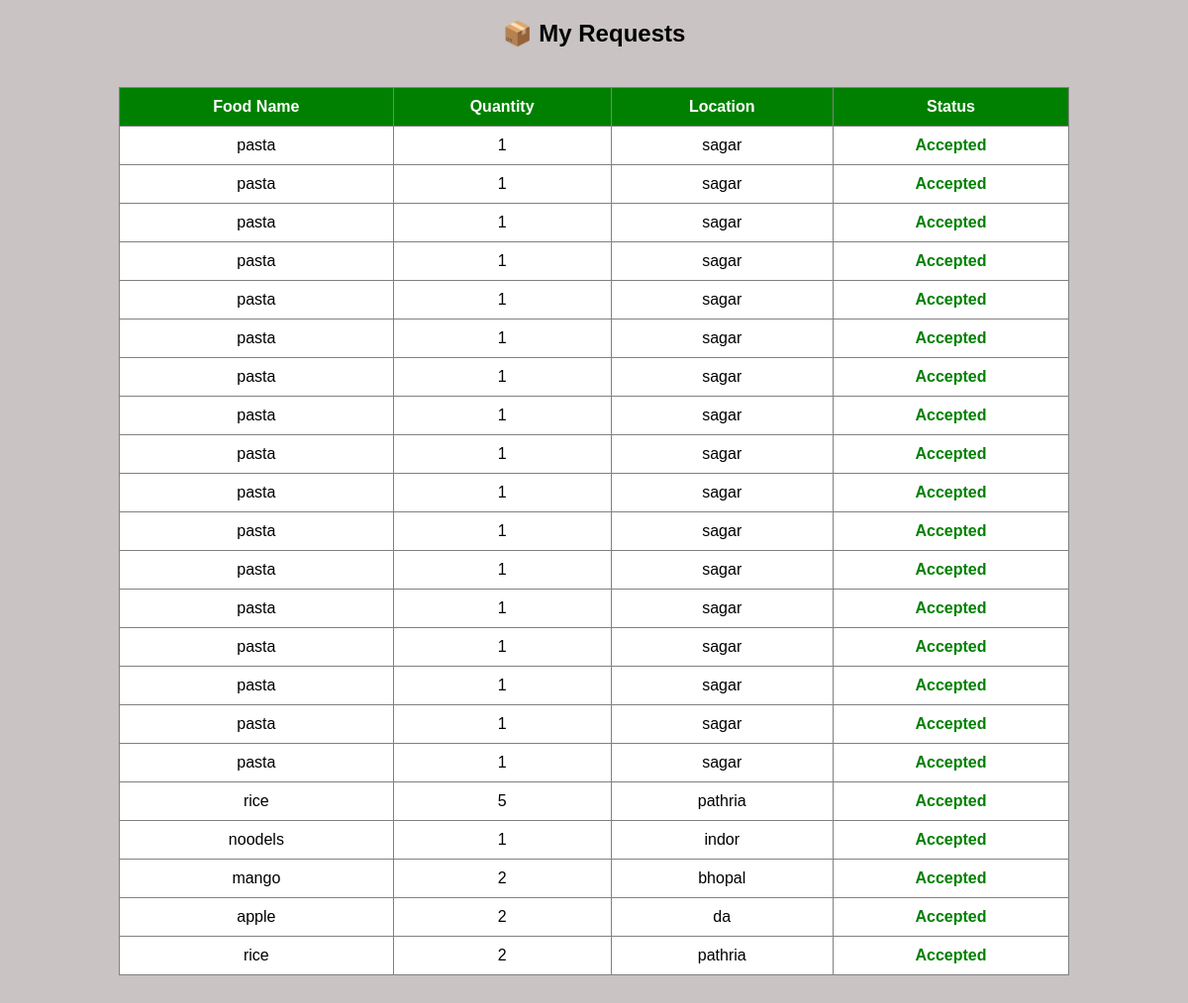
/my_requests, run on an earlier commit of the app's database.
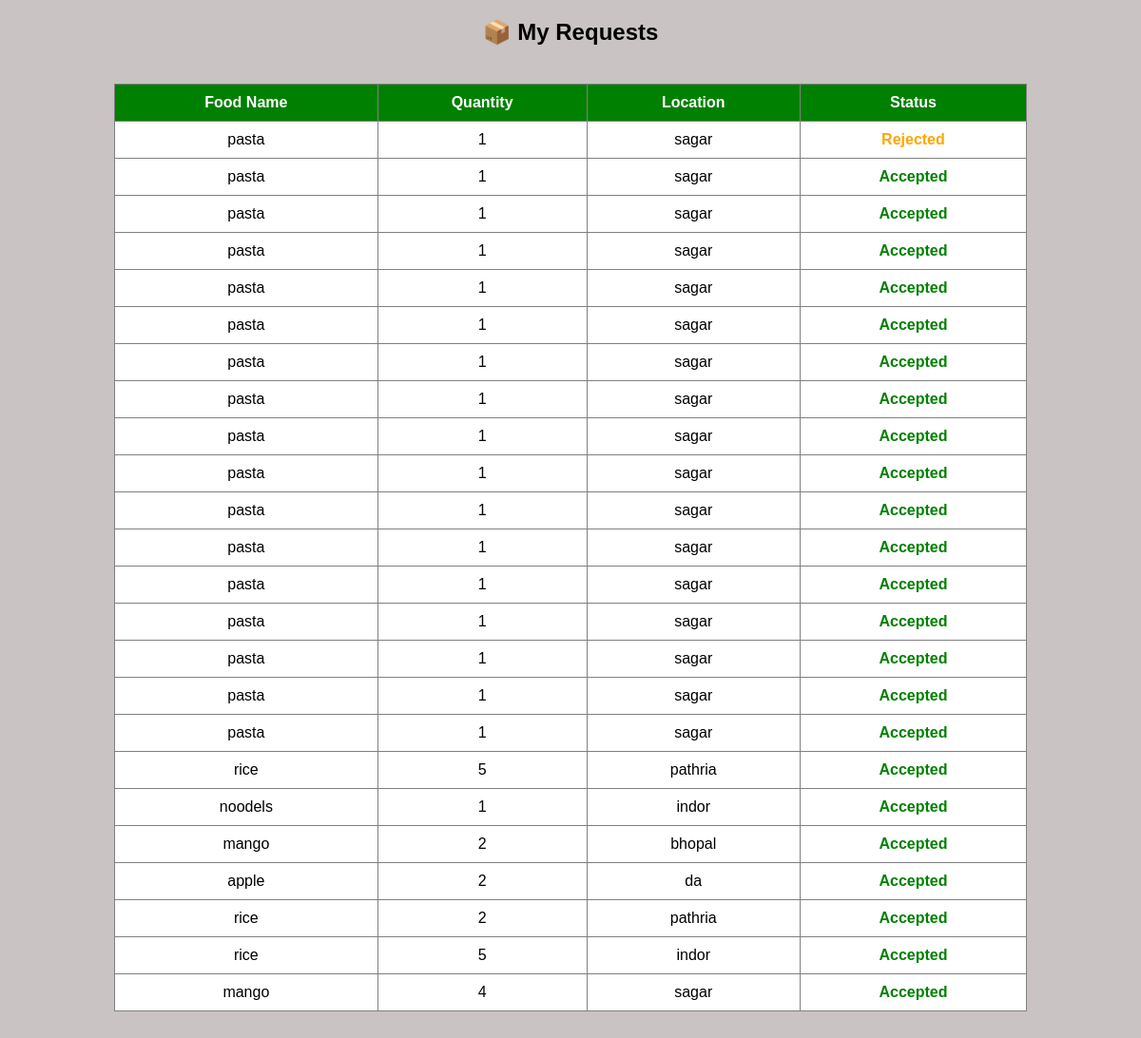
And on a later commit of the database.
### tables this page shows
CREATE TABLE requests (
    id INTEGER PRIMARY KEY AUTOINCREMENT,
    name TEXT,
    quantity TEXT,
    location TEXT,
    status TEXT
);

### app.py (the view)
@app.route('/my_requests')
def my_requests():
    conn=sqlite3.connect("users.db")
    cur=conn.cursor()
    requests=cur.execute("SELECT * FROM requests").fetchall()
    conn.close()
    return render_template("my_requests.html",requests=requests)

### templates/my_requests.html (shortened to what this page needs)
<!DOCTYPE html>
<html>
<head>
</head>
<body style="background-color:rgb(201, 195, 195)">
<h2>📦 My Requests</h2>
<table>
    <tr>
        <th>Food Name</th>
        <th>Quantity</th>
        <th>Location</th>
        <th>Status</th>
    </tr>
    {% for req in requests %}
    <tr>
        <td>{{ req[1] }}</td>
        <td>{{ req[2] }}</td>
        <td>{{ req[3] }}</td>
        <td>
            {% if req[4] == "Accepted" %}
                <span class="accepted">{{ req[4] }}</span>
            {% else %}
                <span class="pending">{{ req[4] }}</span>
            {% endif %}
        </td>
    </tr>
    {% endfor %}
</table>
</body>
</html>

What changed in the data, as far as the page shows it:
changed requests: status "Accepted" → "Rejected"
added requests: name "rice", quantity "5", location "indor", status "Accepted"
added requests: name "mango", quantity "4", location "sagar", status "Accepted"
